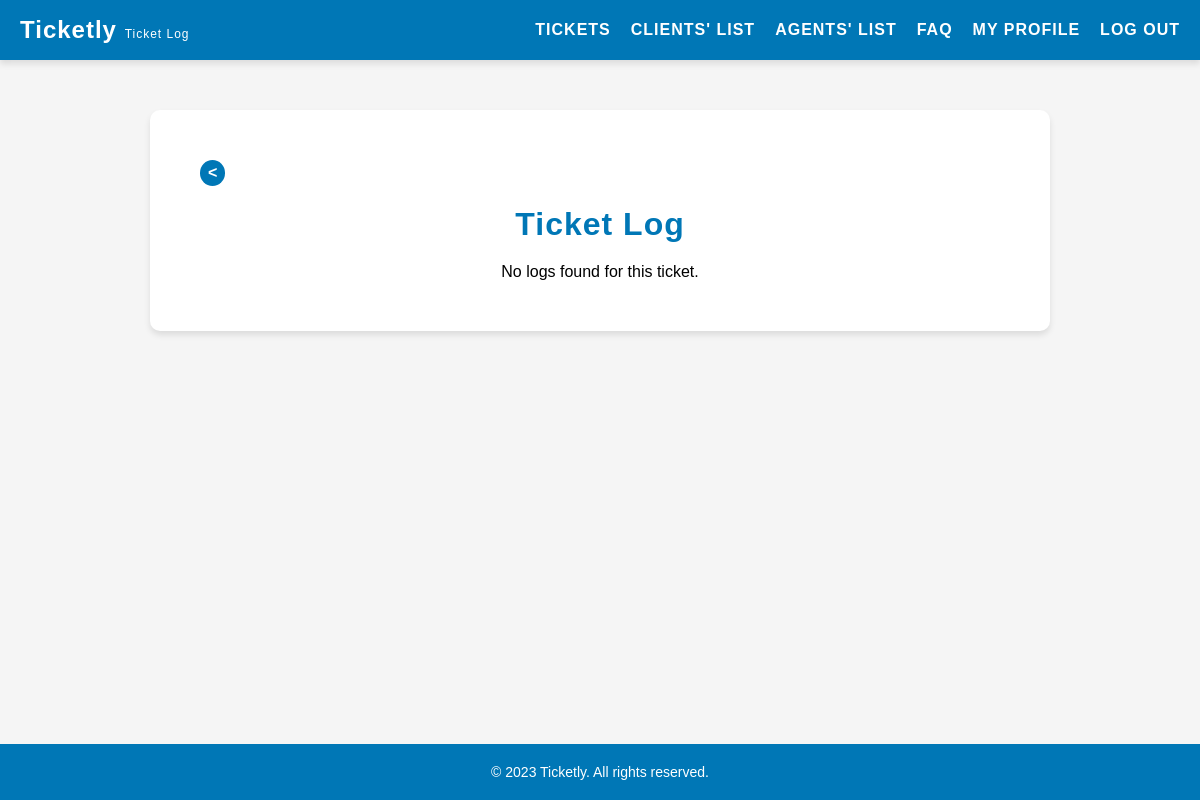
Before: /pages/ticketLog.php?id=14 (signed in) with the older database file.
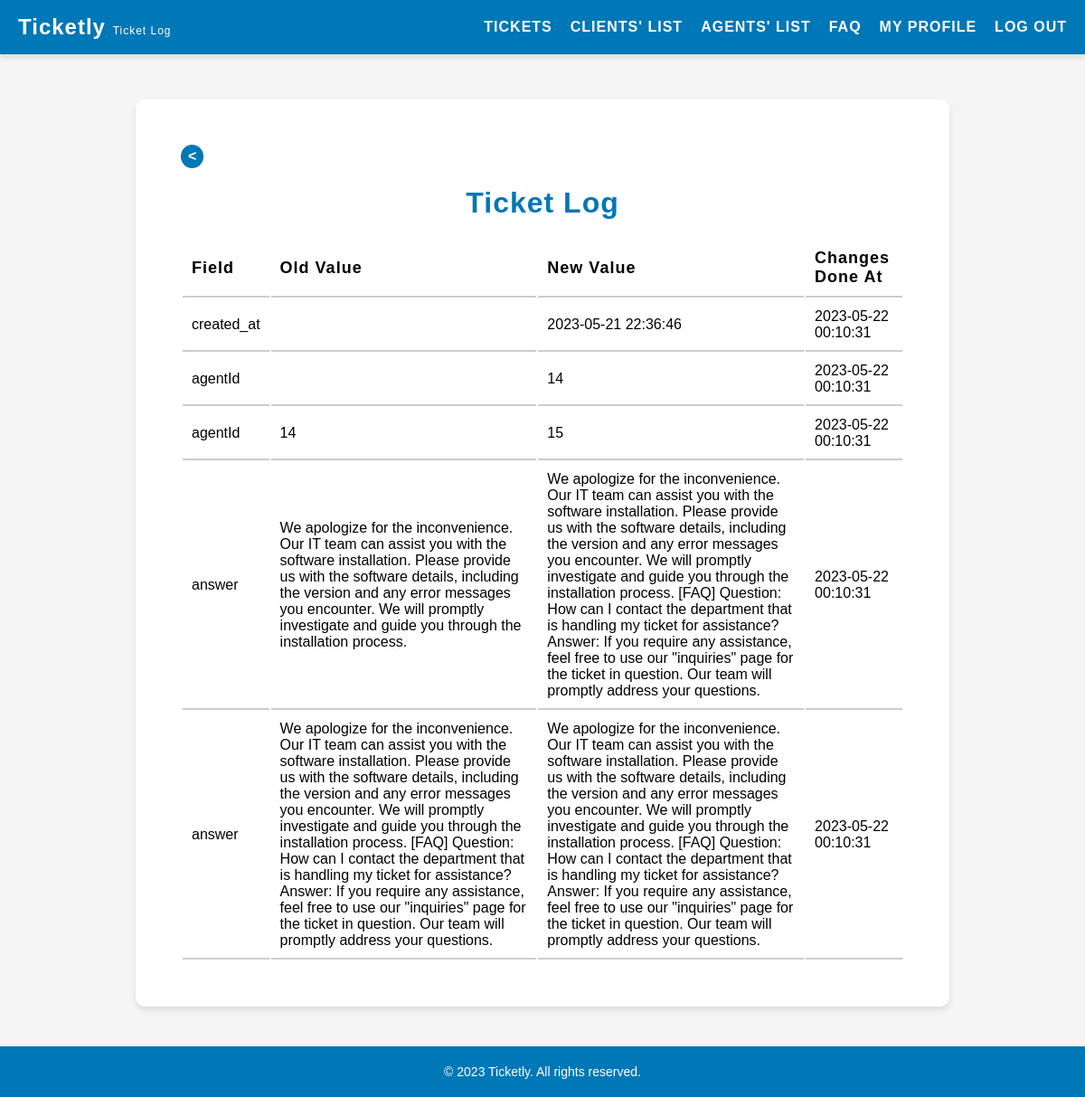
After: the same page with the newer database file.
### tables this page shows
CREATE TABLE ticket_logs (
    id INTEGER PRIMARY KEY AUTOINCREMENT,
    ticket_id INTEGER NOT NULL,
    field VARCHAR(255) NOT NULL,
    old_value TEXT,
    new_value TEXT,
    created_at DATETIME NOT NULL,
    FOREIGN KEY(ticket_id) REFERENCES tickets(id)
);

### pages/ticketLog.php (called while the page is built, shortened)
<?php
    $session = new Session();
    require_once(__DIR__ . '/../templates/ticketLog.tpl.php');
    drawTicketLog($session);
?>

### database/ticketLogs.class.php (called while the page is built, shortened)
<?php
    class TicketLogs {
        public function __construct(?int $id, int $ticketId, string $fieldName, string $oldValue, string $newValue) {
            $this->fieldName = $fieldName;
            $this->oldValue = $oldValue;
            $this->newValue = $newValue;
            $this->createdAt = date('Y-m-d H:i:s');
        }
    }
    function getLogsByTicketId(PDO $db, int $ticketId): array {
        $stmt = $db->prepare('SELECT * FROM ticket_logs WHERE ticket_id = :ticketId');
        $stmt->bindValue(':ticketId', $ticketId, PDO::PARAM_INT);
        $stmt->execute();
        $logs = [];
        while ($row = $stmt->fetch(PDO::FETCH_ASSOC)) {
            $logs[] = new TicketLogs(
                (int) $row['id'],
                (int) $row['ticket_id'],
                $row['field'],
                $row['old_value'],
                $row['new_value']
            );
        }
        return $logs;
    }
?>

### templates/ticketLog.tpl.php (the view, shortened to what this page needs)
<?php function drawTicketLog(Session $session) {
    ?>
    <!DOCTYPE html>
    <html lang="en">
    <head>
        <link rel="stylesheet" href="../style/listClients.css">
    </head>
    <body>
        <?php include '../templates/header.tpl.php';?>
        <main>
            <a href="../pages/tickets.php" class="back-button"><</a>
            <h2>Ticket Log</h2>
            <section id="ticket-log">
                <?php
                require_once '../database/connection.db.php';
                require_once '../database/ticketLogs.class.php';
                $db = getDatabaseConnection();
                $ticketID = $_GET['id'];
                $ticketLogs = getLogsByTicketId($db, $ticketID);
                if (empty($ticketLogs)) {
                    echo '<p>No logs found for this ticket.</p>';
                } else {
                    echo '<table>';
                    echo '<tr>
                            <th>Field</th>
                            <th>Old Value</th>
                            <th>New Value</th>
                            <th>Changes Done At</th>
                          </tr>';
                    foreach ($ticketLogs as $log) {
                        echo '<tr>';
                        echo '<td>' . $log->fieldName . '</td>';
                        echo '<td>' . $log->oldValue . '</td>';
                        echo '<td>' . $log->newValue . '</td>';
                        echo '<td>' . $log->createdAt . '</td>';
                        echo '</tr>';
                    }
                    echo '</table>';
                }
                ?>
            </section>
        </main>
        <?php include '../templates/footer.tpl.php'; ?>
    </body>
    </html>
<?php } ?>

Changed rows visible on the page:
added ticket_logs: field "created_at", new_value "2023-05-21 22:36:46", createdAt "2023-05-22 00:10:31"
added ticket_logs: field "agentId", new_value "14", createdAt "2023-05-22 00:10:31"
added ticket_logs: field "agentId", old_value "14", new_value "15", createdAt "2023-05-22 00:10:31"
added ticket_logs: field "answer", old_value "We apologize for the inconvenience. Our IT team can assist you with the software installation. Please provide us with the software details, including the version and any error messages you encounter. We will promptly investigate and guide you through the installation process.", new_value "We apologize for the inconvenience. Our IT team can assist you with the software installation. Please provide us with the software details, including the version and any error messages you encounter. We will promptly investigate and guide you through the installation process. [FAQ] Question: How can I contact the department that is handling my ticket for assistance? Answer: If you require any assistance, feel free to use our \"inquiries\" page for the ticket in question. Our team will promptly address your questions.", createdAt "2023-05-22 00:10:31"
added ticket_logs: field "answer", old_value "We apologize for the inconvenience. Our IT team can assist you with the software installation. Please provide us with the software details, including the version and any error messages you encounter. We will promptly investigate and guide you through the installation process. [FAQ] Question: How can I contact the department that is handling my ticket for assistance? Answer: If you require any assistance, feel free to use our \"inquiries\" page for the ticket in question. Our team will promptly address your questions.", new_value "We apologize for the inconvenience. Our IT team can assist you with the software installation. Please provide us with the software details, including the version and any error messages you encounter. We will promptly investigate and guide you through the installation process. [FAQ] Question: How can I contact the department that is handling my ticket for assistance? Answer: If you require any assistance, feel free to use our \"inquiries\" page for the ticket in question. Our team will promptly address your questions.", createdAt "2023-05-22 00:10:31"
Other visible differences:
text no longer shown: "No logs found for this ticket."
text now shown: "Field Old Value New Value Changes Done At"
